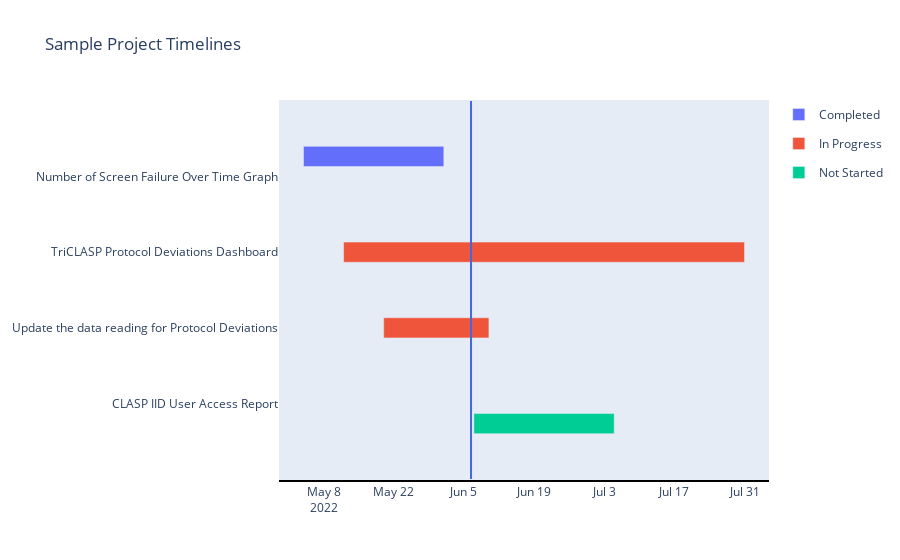

This figure's notebook cell:
### Code cell
timefig = px.timeline(projecttimelines.sort_values('Start'), x_start="Start", x_end="Finish", y="Task", color = 'Status')
fig = go.Figure(data=timefig['data'])
fig.add_shape(type="line", x0=datetime.datetime.now(), y0=-1, x1=datetime.datetime.now(), y1= len(projecttimelines['Task']), line=dict(color="RoyalBlue",width=2), name = 'Today')
fig.update_xaxes(type='date', showgrid=False, showline=True, linewidth=2, linecolor='black')
fig.update_yaxes(autorange="reversed")
fig.update_layout(title = "Sample Project Timelines")

fig.show()

### Figure 1 — Plotly figure (JSON) as saved in the notebook; plotly's stock layout.template omitted (floating-point values rounded to 4 significant figures)
{"data": [{"alignmentgroup": "True", "base": ["2022-05-04T00:00:00"], "hovertemplate": "Status=Completed<br>Start=%{base}<br>Finish=%{x}<br>Task=%{y}<extra></extra>", "legendgroup": "Completed", "marker": {"color": "#636efa"}, "name": "Completed", "offsetgroup": "Completed", "orientation": "h", "showlegend": true, "textposition": "auto", "type": "bar", "x": [2419200000], "xaxis": "x", "y": ["Number of Screen Failure Over Time Graph"], "yaxis": "y"}, {"alignmentgroup": "True", "base": ["2022-05-12T00:00:00", "2022-05-20T00:00:00"], "hovertemplate": "Status=In Progress<br>Start=%{base}<br>Finish=%{x}<br>Task=%{y}<extra></extra>", "legendgroup": "In Progress", "marker": {"color": "#EF553B"}, "name": "In Progress", "offsetgroup": "In Progress", "orientation": "h", "showlegend": true, "textposition": "auto", "type": "bar", "x": [6912000000, 1814400000], "xaxis": "x", "y": ["TriCLASP Protocol Deviations Dashboard", "Update the data reading for Protocol Deviations"], "yaxis": "y"}, {"alignmentgroup": "True", "base": ["2022-06-07T00:00:00"], "hovertemplate": "Status=Not Started<br>Start=%{base}<br>Finish=%{x}<br>Task=%{y}<extra></extra>", "legendgroup": "Not Started", "marker": {"color": "#00cc96"}, "name": "Not Started", "offsetgroup": "Not Started", "orientation": "h", "showlegend": true, "textposition": "auto", "type": "bar", "x": [2419200000], "xaxis": "x", "y": ["CLASP IID User Access Report"], "yaxis": "y"}], "layout": {"shapes": [{"line": {"color": "RoyalBlue", "width": 2}, "name": "Today", "type": "line", "x0": "2022-06-06T10:16:12.178065", "x1": "2022-06-06T10:16:12.178065", "y0": -1, "y1": 4}], "title": {"text": "Sample Project Timelines"}, "xaxis": {"linecolor": "black", "linewidth": 2, "showgrid": false, "showline": true, "type": "date"}, "yaxis": {"autorange": "reversed"}}}
